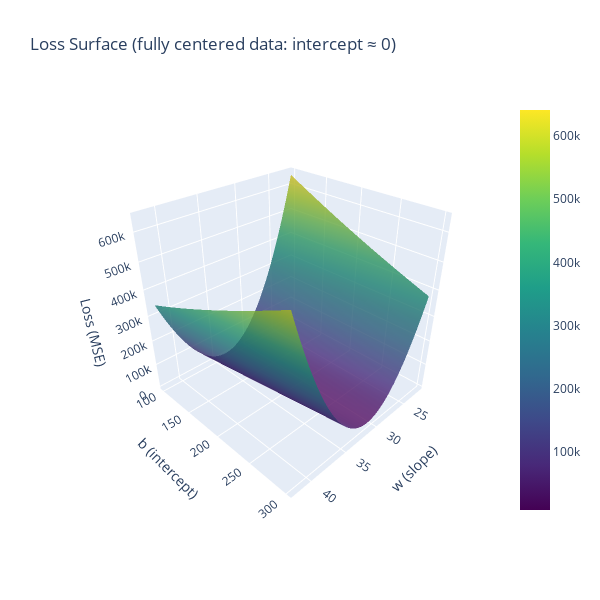

Write notebook code for a chart like this one.
### Code cell
fig = go.Figure(data=[
    go.Surface(
        x=w_range,
        y=b_range,
        z=Loss_grid,
        colorscale='Viridis',
        opacity=0.8,
        name='Loss Surface'
    )
])

fig.update_layout(
    width=600,
    height=600,
    scene=dict(
        xaxis_title='w (slope)',
        yaxis_title='b (intercept)',
        zaxis_title='Loss (MSE)',
        camera=dict(eye=dict(x=1.5, y=1.5, z=1.3))
    ),
    title='Loss Surface (fully centered data: intercept ≈ 0)'
)

fig.show()

### Figure 1 — Plotly figure (JSON) as saved in the notebook; plotly's stock layout.template omitted (floating-point values rounded to 4 significant figures; data arrays with more than 128 entries replaced by an {"elided": "..."} marker saying what was removed)
{"data": [{"colorscale": [[0, "#440154"], [0.1111, "#482878"], [0.2222, "#3e4989"], [0.3333, "#31688e"], [0.4444, "#26828e"], [0.5556, "#1f9e89"], [0.6667, "#35b779"], [0.7778, "#6ece58"], [0.8889, "#b5de2b"], [1, "#fde725"]], "name": "Loss Surface", "opacity": 0.8, "type": "surface", "x": [22.0, 22.41, 22.82, 23.22, 23.63, 24.04, 24.45, 24.86, 25.27, 25.67, 26.08, 26.49, 26.9, 27.31, 27.71, 28.12, 28.53, 28.94, 29.35, 29.76, 30.16, 30.57, 30.98, 31.39, 31.8, 32.2, 32.61, 33.02, 33.43, 33.84, 34.24, 34.65, 35.06, 35.47, 35.88, 36.29, 36.69, 37.1, 37.51, 37.92, 38.33, 38.73, 39.14, 39.55, 39.96, 40.37, 40.78, 41.18, 41.59, 42.0], "y": [100.0, 104.1, 108.2, 112.2, 116.3, 120.4, 124.5, 128.6, 132.7, 136.7, 140.8, 144.9, 149.0, 153.1, 157.1, 161.2, 165.3, 169.4, 173.5, 177.6, 181.6, 185.7, 189.8, 193.9, 198.0, 202.0, 206.1, 210.2, 214.3, 218.4, 222.4, 226.5, 230.6, 234.7, 238.8, 242.9, 246.9, 251.0, 255.1, 259.2, 263.3, 267.3, 271.4, 275.5, 279.6, 283.7, 287.8, 291.8, 295.9, 300.0], "z": {"elided": "50x50 float values"}}], "layout": {"height": 600, "scene": {"camera": {"eye": {"x": 1.5, "y": 1.5, "z": 1.3}}, "xaxis": {"title": {"text": "w (slope)"}}, "yaxis": {"title": {"text": "b (intercept)"}}, "zaxis": {"title": {"text": "Loss (MSE)"}}}, "title": {"text": "Loss Surface (fully centered data: intercept ≈ 0)"}, "width": 600}}
